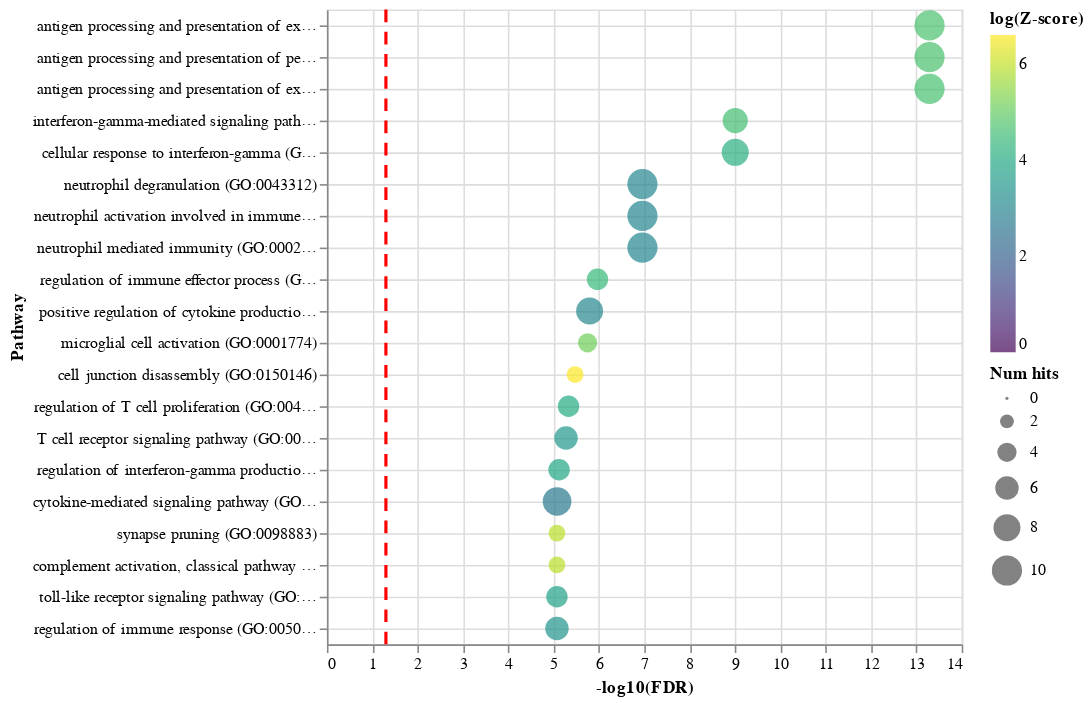

The cell this chart's notebook holds for it:
### Code cell
enrichment_dotplot(enrichr_results=df, n=20)

### Figure 1 — Vega-Lite specification as saved in the notebook (floating-point values rounded to 4 significant figures)
{"config": {"view": {"continuousWidth": 400, "continuousHeight": 300}, "axis": {"grid": true}}, "layer": [{"data": {"name": "data-0fb3ecd11853a6c9f068b97a7d7d4356"}, "mark": "circle", "encoding": {"color": {"field": "log(Z-score)", "scale": {"domainMin": 0, "scheme": "viridis"}, "type": "quantitative"}, "size": {"field": "Num hits", "type": "quantitative"}, "x": {"field": "-log10(FDR)", "type": "quantitative"}, "y": {"field": "Pathway", "sort": {"encoding": "x", "order": "descending"}, "type": "nominal"}}}, {"data": {"name": "empty"}, "mark": {"type": "rule", "color": "red", "strokeDash": [8, 6], "strokeWidth": 2}, "encoding": {"x": {"datum": 1.301}}}], "$schema": "https://vega.github.io/schema/vega-lite/v4.17.0.json", "datasets": {"data-0fb3ecd11853a6c9f068b97a7d7d4356": [{"Rank": 1, "Term name": "antigen processing and presentation of exogenous peptide antigen via MHC class II (GO:0019886)", "P-value": 1.378e-16, "Z-score": 113.0, "Combined score": 4126.0, "Overlapping genes": ["CD74", "FCER1G", "HLA-DPB1", "HLA-DRA", "IFI30", "HLA-DRB1", "CTSS", "HLA-DQA1", "HLA-DQB1", "HLA-DPA1"], "Adjusted p-value": 5.124e-14, "Old p-value": 0, "Old adjusted p-value": 0, "Num hits": 10, "-log10(FDR)": 13.29, "Pathway": "antigen processing and presentation of exogenous peptide antigen via MHC class II (GO:0019886)", "log(Z-score)": 4.727}, {"Rank": 2, "Term name": "antigen processing and presentation of peptide antigen via MHC class II (GO:0002495)", "P-value": 1.701e-16, "Z-score": 110.4, "Combined score": 4010.0, "Overlapping genes": ["CD74", "FCER1G", "HLA-DPB1", "HLA-DRA", "IFI30", "HLA-DRB1", "CTSS", "HLA-DQA1", "HLA-DQB1", "HLA-DPA1"], "Adjusted p-value": 5.124e-14, "Old p-value": 0, "Old adjusted p-value": 0, "Num hits": 10, "-log10(FDR)": 13.29, "Pathway": "antigen processing and presentation of peptide antigen via MHC class II (GO:0002495)", "log(Z-score)": 4.705}, {"Rank": 3, "Term name": "antigen processing and presentation of exogenous peptide antigen (GO:0002478)", "P-value": 2.311e-16, "Z-score": 106.9, "Combined score": 3848.0, "Overlapping genes": ["CD74", "FCER1G", "HLA-DPB1", "HLA-DRA", "IFI30", "HLA-DRB1", "CTSS", "HLA-DQA1", "HLA-DQB1", "HLA-DPA1"], "Adjusted p-value": 5.124e-14, "Old p-value": 0, "Old adjusted p-value": 0, "Num hits": 10, "-log10(FDR)": 13.29, "Pathway": "antigen processing and presentation of exogenous peptide antigen (GO:0002478)", "log(Z-score)": 4.672}, {"Rank": 4, "Term name": "interferon-gamma-mediated signaling pathway (GO:0060333)", "P-value": 7.313e-12, "Z-score": 99.33, "Combined score": 2547.0, "Overlapping genes": ["HLA-DPB1", "HLA-DRA", "IFI30", "HLA-DRB1", "HLA-DQA1", "HLA-DQB1", "HLA-DPA1"], "Adjusted p-value": 9.885e-10, "Old p-value": 0, "Old adjusted p-value": 0, "Num hits": 7, "-log10(FDR)": 9.005, "Pathway": "interferon-gamma-mediated signaling pathway (GO:0060333)", "log(Z-score)": 4.598}, {"Rank": 5, "Term name": "cellular response to interferon-gamma (GO:0071346)", "P-value": 7.432e-12, "Z-score": 63.9, "Combined score": 1637.0, "Overlapping genes": ["HLA-DPB1", "HLA-DRA", "IFI30", "AIF1", "HLA-DRB1", "HLA-DQA1", "HLA-DQB1", "HLA-DPA1"], "Adjusted p-value": 9.885e-10, "Old p-value": 0, "Old adjusted p-value": 0, "Num hits": 8, "-log10(FDR)": 9.005, "Pathway": "cellular response to interferon-gamma (GO:0071346)", "log(Z-score)": 4.157}, {"Rank": 6, "Term name": "neutrophil degranulation (GO:0043312)", "P-value": 1.151e-09, "Z-score": 20.7, "Combined score": 426.1, "Overlapping genes": ["TYROBP", "FCGR2A", "FCER1G", "ITGB2", "CD14", "LYZ", "CD68", "S100A9", "CTSS", "CTSB"], "Adjusted p-value": 1.1e-07, "Old p-value": 0, "Old adjusted p-value": 0, "Num hits": 10, "-log10(FDR)": 6.959, "Pathway": "neutrophil degranulation (GO:0043312)", "log(Z-score)": 3.03}, {"Rank": 7, "Term name": "neutrophil activation involved in immune response (GO:0002283)", "P-value": 1.247e-09, "Z-score": 20.52, "Combined score": 420.7, "Overlapping genes": ["TYROBP", "FCGR2A", "FCER1G", "ITGB2", "CD14", "LYZ", "CD68", "S100A9", "CTSS", "CTSB"], "Adjusted p-value": 1.1e-07, "Old p-value": 0, "Old adjusted p-value": 0, "Num hits": 10, "-log10(FDR)": 6.959, "Pathway": "neutrophil activation involved in immune response (GO:0002283)", "log(Z-score)": 3.021}, {"Rank": 8, "Term name": "neutrophil mediated immunity (GO:0002446)", "P-value": 1.323e-09, "Z-score": 20.39, "Combined score": 416.8, "Overlapping genes": ["TYROBP", "FCGR2A", "FCER1G", "ITGB2", "CD14", "LYZ", "CD68", "S100A9", "CTSS", "CTSB"], "Adjusted p-value": 1.1e-07, "Old p-value": 0, "Old adjusted p-value": 0, "Num hits": 10, "-log10(FDR)": 6.959, "Pathway": "neutrophil mediated immunity (GO:0002446)", "log(Z-score)": 3.015}, {"Rank": 9, "Term name": "regulation of immune effector process (GO:0002697)", "P-value": 1.459e-08, "Z-score": 83.01, "Combined score": 1498.0, "Overlapping genes": ["C1QB", "C1QA", "HLA-DRA", "HLA-DRB1", "C1QC"], "Adjusted p-value": 1.078e-06, "Old p-value": 0, "Old adjusted p-value": 0, "Num hits": 5, "-log10(FDR)": 5.967, "Pathway": "regulation of immune effector process (GO:0002697)", "log(Z-score)": 4.419}, {"Rank": 10, "Term name": "positive regulation of cytokine production (GO:0001819)", "P-value": 2.42e-08, "Z-score": 21.84, "Combined score": 383.1, "Overlapping genes": ["CD74", "TYROBP", "FCER1G", "LAPTM5", "HLA-DPB1", "CD14", "AIF1", "HLA-DPA1"], "Adjusted p-value": 1.609e-06, "Old p-value": 0, "Old adjusted p-value": 0, "Num hits": 8, "-log10(FDR)": 5.793, "Pathway": "positive regulation of cytokine production (GO:0001819)", "log(Z-score)": 3.084}, {"Rank": 11, "Term name": "microglial cell activation (GO:0001774)", "P-value": 2.952e-08, "Z-score": 170.5, "Combined score": 2957.0, "Overlapping genes": ["C1QA", "TYROBP", "ITGB2", "AIF1"], "Adjusted p-value": 1.784e-06, "Old p-value": 0, "Old adjusted p-value": 0, "Num hits": 4, "-log10(FDR)": 5.749, "Pathway": "microglial cell activation (GO:0001774)", "log(Z-score)": 5.139}, {"Rank": 12, "Term name": "cell junction disassembly (GO:0150146)", "P-value": 6.072e-08, "Z-score": 739.5, "Combined score": 12290.0, "Overlapping genes": ["C1QB", "C1QA", "C1QC"], "Adjusted p-value": 3.365e-06, "Old p-value": 0, "Old adjusted p-value": 0, "Num hits": 3, "-log10(FDR)": 5.473, "Pathway": "cell junction disassembly (GO:0150146)", "log(Z-score)": 6.606}, {"Rank": 13, "Term name": "regulation of T cell proliferation (GO:0042129)", "P-value": 9.172e-08, "Z-score": 56.05, "Combined score": 908.3, "Overlapping genes": ["GPNMB", "HLA-DPB1", "AIF1", "HLA-DRB1", "HLA-DPA1"], "Adjusted p-value": 4.692e-06, "Old p-value": 0, "Old adjusted p-value": 0, "Num hits": 5, "-log10(FDR)": 5.329, "Pathway": "regulation of T cell proliferation (GO:0042129)", "log(Z-score)": 4.026}, {"Rank": 14, "Term name": "T cell receptor signaling pathway (GO:0050852)", "P-value": 1.122e-07, "Z-score": 32.6, "Combined score": 521.6, "Overlapping genes": ["HLA-DPB1", "HLA-DRA", "HLA-DRB1", "HLA-DQA1", "HLA-DQB1", "HLA-DPA1"], "Adjusted p-value": 5.328e-06, "Old p-value": 0, "Old adjusted p-value": 0, "Num hits": 6, "-log10(FDR)": 5.273, "Pathway": "T cell receptor signaling pathway (GO:0050852)", "log(Z-score)": 3.484}, {"Rank": 15, "Term name": "regulation of interferon-gamma production (GO:0032649)", "P-value": 1.711e-07, "Z-score": 49.11, "Combined score": 765.2, "Overlapping genes": ["LAPTM5", "HLA-DPB1", "CD14", "HLA-DRB1", "HLA-DPA1"], "Adjusted p-value": 7.585e-06, "Old p-value": 0, "Old adjusted p-value": 0, "Num hits": 5, "-log10(FDR)": 5.12, "Pathway": "regulation of interferon-gamma production (GO:0032649)", "log(Z-score)": 3.894}, {"Rank": 16, "Term name": "cytokine-mediated signaling pathway (GO:0019221)", "P-value": 2.02e-07, "Z-score": 13.56, "Combined score": 209.0, "Overlapping genes": ["FCER1G", "ITGB2", "HLA-DPB1", "HLA-DRA", "IFI30", "HLA-DRB1", "HLA-DQA1", "HLA-DQB1", "HLA-DPA1"], "Adjusted p-value": 8.396e-06, "Old p-value": 0, "Old adjusted p-value": 0, "Num hits": 9, "-log10(FDR)": 5.076, "Pathway": "cytokine-mediated signaling pathway (GO:0019221)", "log(Z-score)": 2.607}, {"Rank": 19, "Term name": "synapse pruning (GO:0098883)", "P-value": 2.542e-07, "Z-score": 369.7, "Combined score": 5614.0, "Overlapping genes": ["C1QB", "C1QA", "C1QC"], "Adjusted p-value": 8.453e-06, "Old p-value": 0, "Old adjusted p-value": 0, "Num hits": 3, "-log10(FDR)": 5.073, "Pathway": "synapse pruning (GO:0098883)", "log(Z-score)": 5.913}, {"Rank": 20, "Term name": "complement activation, classical pathway (GO:0006958)", "P-value": 2.542e-07, "Z-score": 369.7, "Combined score": 5614.0, "Overlapping genes": ["C1QB", "C1QA", "C1QC"], "Adjusted p-value": 8.453e-06, "Old p-value": 0, "Old adjusted p-value": 0, "Num hits": 3, "-log10(FDR)": 5.073, "Pathway": "complement activation, classical pathway (GO:0006958)", "log(Z-score)": 5.913}, {"Rank": 17, "Term name": "toll-like receptor signaling pathway (GO:0002224)", "P-value": 2.273e-07, "Z-score": 46.24, "Combined score": 707.4, "Overlapping genes": ["ITGB2", "CD14", "S100A9", "CTSS", "CTSB"], "Adjusted p-value": 8.453e-06, "Old p-value": 0, "Old adjusted p-value": 0, "Num hits": 5, "-log10(FDR)": 5.073, "Pathway": "toll-like receptor signaling pathway (GO:0002224)", "log(Z-score)": 3.834}, {"Rank": 18, "Term name": "regulation of immune response (GO:0050776)", "P-value": 2.347e-07, "Z-score": 28.61, "Combined score": 436.7, "Overlapping genes": ["FCGR3A", "TYROBP", "FCGR2A", "ITGB2", "HLA-DRA", "HLA-DRB1"], "Adjusted p-value": 8.453e-06, "Old p-value": 0, "Old adjusted p-value": 0, "Num hits": 6, "-log10(FDR)": 5.073, "Pathway": "regulation of immune response (GO:0050776)", "log(Z-score)": 3.354}], "empty": [{}]}}
